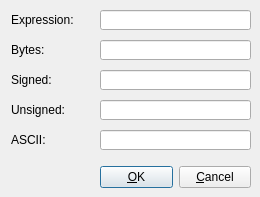
<?xml version="1.0" encoding="UTF-8"?>
<ui version="4.0">
 <class>WordEditDialog</class>
 <widget class="QDialog" name="WordEditDialog">
  <property name="geometry">
   <rect>
    <x>0</x>
    <y>0</y>
    <width>260</width>
    <height>197</height>
   </rect>
  </property>
  <property name="sizePolicy">
   <sizepolicy hsizetype="Expanding" vsizetype="Expanding">
    <horstretch>0</horstretch>
    <verstretch>0</verstretch>
   </sizepolicy>
  </property>
  <property name="windowTitle">
   <string>Edit</string>
  </property>
  <property name="windowIcon">
   <iconset resource="../../resource.qrc">
    <normaloff>:/icons/images/ui-combo-box-edit.png</normaloff>:/icons/images/ui-combo-box-edit.png</iconset>
  </property>
  <widget class="QLabel" name="label_3">
   <property name="geometry">
    <rect>
     <x>11</x>
     <y>70</y>
     <width>81</width>
     <height>20</height>
    </rect>
   </property>
   <property name="text">
    <string>Signed:</string>
   </property>
  </widget>
  <widget class="QLineEdit" name="signedLineEdit">
   <property name="enabled">
    <bool>true</bool>
   </property>
   <property name="geometry">
    <rect>
     <x>100</x>
     <y>70</y>
     <width>151</width>
     <height>20</height>
    </rect>
   </property>
   <property name="sizePolicy">
    <sizepolicy hsizetype="Expanding" vsizetype="Fixed">
     <horstretch>0</horstretch>
     <verstretch>0</verstretch>
    </sizepolicy>
   </property>
   <property name="minimumSize">
    <size>
     <width>140</width>
     <height>0</height>
    </size>
   </property>
   <property name="font">
    <font>
     <family>Courier New</family>
    </font>
   </property>
   <property name="readOnly">
    <bool>false</bool>
   </property>
  </widget>
  <widget class="QLineEdit" name="unsignedLineEdit">
   <property name="enabled">
    <bool>true</bool>
   </property>
   <property name="geometry">
    <rect>
     <x>100</x>
     <y>100</y>
     <width>151</width>
     <height>20</height>
    </rect>
   </property>
   <property name="minimumSize">
    <size>
     <width>140</width>
     <height>0</height>
    </size>
   </property>
   <property name="font">
    <font>
     <family>Courier New</family>
    </font>
   </property>
   <property name="readOnly">
    <bool>false</bool>
   </property>
  </widget>
  <widget class="QLabel" name="label_4">
   <property name="geometry">
    <rect>
     <x>11</x>
     <y>100</y>
     <width>81</width>
     <height>20</height>
    </rect>
   </property>
   <property name="text">
    <string>Unsigned:</string>
   </property>
  </widget>
  <widget class="QLineEdit" name="hexLineEdit">
   <property name="enabled">
    <bool>true</bool>
   </property>
   <property name="geometry">
    <rect>
     <x>100</x>
     <y>40</y>
     <width>151</width>
     <height>20</height>
    </rect>
   </property>
   <property name="sizePolicy">
    <sizepolicy hsizetype="Maximum" vsizetype="Fixed">
     <horstretch>0</horstretch>
     <verstretch>0</verstretch>
    </sizepolicy>
   </property>
   <property name="minimumSize">
    <size>
     <width>140</width>
     <height>0</height>
    </size>
   </property>
   <property name="font">
    <font>
     <family>Courier New</family>
    </font>
   </property>
   <property name="readOnly">
    <bool>true</bool>
   </property>
  </widget>
  <widget class="QLabel" name="label_2">
   <property name="geometry">
    <rect>
     <x>11</x>
     <y>40</y>
     <width>81</width>
     <height>20</height>
    </rect>
   </property>
   <property name="text">
    <string>Bytes:</string>
   </property>
  </widget>
  <widget class="QLabel" name="label">
   <property name="geometry">
    <rect>
     <x>11</x>
     <y>10</y>
     <width>81</width>
     <height>20</height>
    </rect>
   </property>
   <property name="text">
    <string>Expression:</string>
   </property>
  </widget>
  <widget class="QLineEdit" name="expressionLineEdit">
   <property name="geometry">
    <rect>
     <x>100</x>
     <y>10</y>
     <width>151</width>
     <height>20</height>
    </rect>
   </property>
   <property name="sizePolicy">
    <sizepolicy hsizetype="Minimum" vsizetype="Fixed">
     <horstretch>0</horstretch>
     <verstretch>0</verstretch>
    </sizepolicy>
   </property>
   <property name="minimumSize">
    <size>
     <width>140</width>
     <height>0</height>
    </size>
   </property>
   <property name="font">
    <font>
     <family>Courier New</family>
    </font>
   </property>
  </widget>
  <widget class="QWidget" name="layoutWidget">
   <property name="geometry">
    <rect>
     <x>100</x>
     <y>165</y>
     <width>151</width>
     <height>25</height>
    </rect>
   </property>
   <layout class="QHBoxLayout" name="horizontalLayout">
    <item>
     <widget class="QPushButton" name="btnOk">
      <property name="text">
       <string>&amp;OK</string>
      </property>
     </widget>
    </item>
    <item>
     <widget class="QPushButton" name="btnCancel">
      <property name="text">
       <string>&amp;Cancel</string>
      </property>
     </widget>
    </item>
   </layout>
  </widget>
  <widget class="QLabel" name="label_5">
   <property name="geometry">
    <rect>
     <x>11</x>
     <y>130</y>
     <width>81</width>
     <height>20</height>
    </rect>
   </property>
   <property name="text">
    <string>ASCII:</string>
   </property>
  </widget>
  <widget class="QLineEdit" name="asciiLineEdit">
   <property name="enabled">
    <bool>true</bool>
   </property>
   <property name="geometry">
    <rect>
     <x>100</x>
     <y>130</y>
     <width>151</width>
     <height>20</height>
    </rect>
   </property>
   <property name="minimumSize">
    <size>
     <width>140</width>
     <height>0</height>
    </size>
   </property>
   <property name="font">
    <font>
     <family>Courier New</family>
    </font>
   </property>
   <property name="readOnly">
    <bool>true</bool>
   </property>
  </widget>
 </widget>
 <tabstops>
  <tabstop>expressionLineEdit</tabstop>
  <tabstop>hexLineEdit</tabstop>
  <tabstop>signedLineEdit</tabstop>
  <tabstop>unsignedLineEdit</tabstop>
 </tabstops>
 <resources>
  <include location="../../resource.qrc"/>
 </resources>
 <connections>
  <connection>
   <sender>btnOk</sender>
   <signal>clicked()</signal>
   <receiver>WordEditDialog</receiver>
   <slot>accept()</slot>
   <hints>
    <hint type="sourcelabel">
     <x>109</x>
     <y>147</y>
    </hint>
    <hint type="destinationlabel">
     <x>48</x>
     <y>136</y>
    </hint>
   </hints>
  </connection>
  <connection>
   <sender>btnCancel</sender>
   <signal>clicked()</signal>
   <receiver>WordEditDialog</receiver>
   <slot>reject()</slot>
   <hints>
    <hint type="sourcelabel">
     <x>215</x>
     <y>138</y>
    </hint>
    <hint type="destinationlabel">
     <x>260</x>
     <y>128</y>
    </hint>
   </hints>
  </connection>
 </connections>
</ui>
